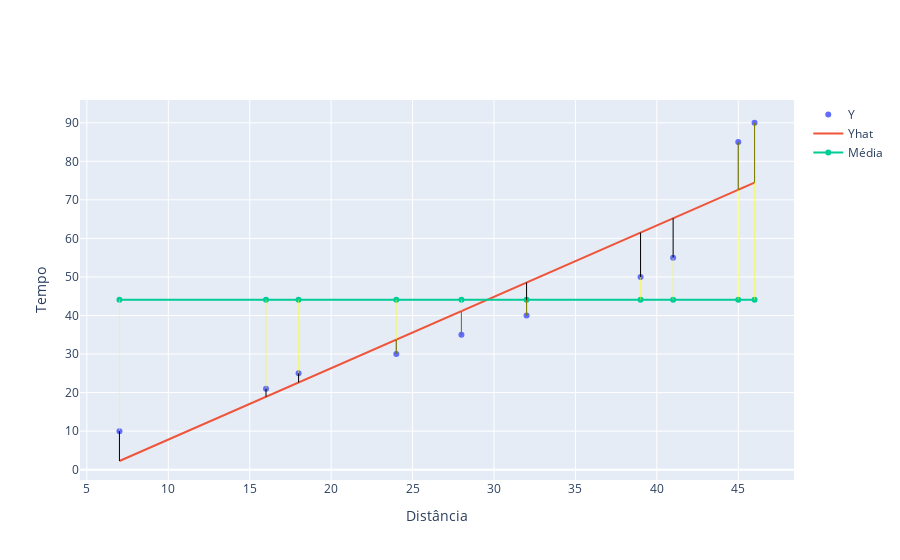

Write notebook code for a chart like this one.
### Markdown cell above
R² - O **coeficiênte de ajuste R²** é um um coefiênte que descrever o quanto sua variável $Y_{i}$ é explicada pelo comportamento da suas variávels explicativas.
O R² pode variar entre 0 e 1, onde 1 seria uma correlação linear dos dados perfeita, tento então um modelo que passar perfeitamente por todos os pontos (uma correlação linear perfeita).

SQR - Soma dos quadrados da regressão
SQT - Soma total dos quadrados
SQU - Soma dos quadrados dos resíduos


$$R² = \frac{SQR}{SQR + SQU}$$

ou

$$R² = \frac{\sum\limits _{i=1}^{n} (\hat{Y_{i}} - \overline{Y})}{\sum\limits _{i = 1}^{n}(\hat{Y_{i}} - \overline{Y})^{2} + \sum\limits _{i = 1}^{n}(u_{i})^{2}}$$

### Code cell
data_x = data['Distância (X)']
data_y = data['Tempo (Y)']

figura = go.Figure()

figura.add_trace(go.Scatter(
    x = data_x,
    y = data_y,
    mode = 'markers',
    name = 'Y'
))

figura.add_trace(go.Scatter(
                            x = data_x, 
                            y = rlm.matriz['yhat'],
                            mode='lines',
                            name = 'Yhat'
                            )
                )

media = [rlm.matriz['yhat'].mean() for c in range(rlm.count)]

figura.add_trace(
    go.Line(
        x = data_x,
        y = media,
        name = 'Média'
    )
)

xVals = figura.data[0]['x']
errors = {}

for d in figura.data:
    errors[d['mode']] = d['y']

shapes = []

for i, x in enumerate(figura.data[0]['x']):
    shapes.append(go.layout.Shape(type = 'line',
                                    x0 = x,
                                    y0 = errors['markers'][i],
                                    x1 = x,
                                    y1 = errors['lines'][i],
                                    line = dict(color = 'black', width = 1),
                                    opacity = 1.0,
                                    layer = 'above'

                                )
                            )


for i, x in enumerate(figura.data[0]['x']):
    shapes.append(go.layout.Shape(type = 'line',
                                x0 = x,
                                y0 = errors['markers'][i],
                                x1 = x,
                                y1 = errors[None][i],
                                line = dict(color = 'yellow', width = 1),
                                opacity = 0.5,
                                layer = 'above'
                                
    ))


figura.update_layout(shapes = shapes)
figura.update_yaxes(title = 'Tempo')
figura.update_xaxes(title = 'Distância')
figura.show()

print(rlm.rSquared())

### Figure 1 — Plotly figure (JSON) as saved in the notebook; plotly's stock layout.template omitted (floating-point values rounded to 4 significant figures)
{"data": [{"mode": "markers", "name": "Y", "type": "scatter", "x": [45, 46, 16, 32, 39, 18, 7, 41, 28, 24], "y": [85, 90, 21, 40, 50, 25, 10, 55, 35, 30]}, {"mode": "lines", "name": "Yhat", "type": "scatter", "x": [45, 46, 16, 32, 39, 18, 7, 41, 28, 24], "y": [72.62, 74.47, 18.92, 48.54, 61.51, 22.62, 2.251, 65.21, 41.14, 33.73]}, {"name": "Média", "type": "scatter", "x": [45, 46, 16, 32, 39, 18, 7, 41, 28, 24], "y": [44.1, 44.1, 44.1, 44.1, 44.1, 44.1, 44.1, 44.1, 44.1, 44.1]}], "layout": {"shapes": [{"layer": "above", "line": {"color": "black", "width": 1}, "opacity": 1, "type": "line", "x0": 45, "x1": 45, "y0": 85, "y1": 72.62}, {"layer": "above", "line": {"color": "black", "width": 1}, "opacity": 1, "type": "line", "x0": 46, "x1": 46, "y0": 90, "y1": 74.47}, {"layer": "above", "line": {"color": "black", "width": 1}, "opacity": 1, "type": "line", "x0": 16, "x1": 16, "y0": 21, "y1": 18.92}, {"layer": "above", "line": {"color": "black", "width": 1}, "opacity": 1, "type": "line", "x0": 32, "x1": 32, "y0": 40, "y1": 48.54}, {"layer": "above", "line": {"color": "black", "width": 1}, "opacity": 1, "type": "line", "x0": 39, "x1": 39, "y0": 50, "y1": 61.51}, {"layer": "above", "line": {"color": "black", "width": 1}, "opacity": 1, "type": "line", "x0": 18, "x1": 18, "y0": 25, "y1": 22.62}, {"layer": "above", "line": {"color": "black", "width": 1}, "opacity": 1, "type": "line", "x0": 7, "x1": 7, "y0": 10, "y1": 2.251}, {"layer": "above", "line": {"color": "black", "width": 1}, "opacity": 1, "type": "line", "x0": 41, "x1": 41, "y0": 55, "y1": 65.21}, {"layer": "above", "line": {"color": "black", "width": 1}, "opacity": 1, "type": "line", "x0": 28, "x1": 28, "y0": 35, "y1": 41.14}, {"layer": "above", "line": {"color": "black", "width": 1}, "opacity": 1, "type": "line", "x0": 24, "x1": 24, "y0": 30, "y1": 33.73}, {"layer": "above", "line": {"color": "yellow", "width": 1}, "opacity": 0.5, "type": "line", "x0": 45, "x1": 45, "y0": 85, "y1": 44.1}, {"layer": "above", "line": {"color": "yellow", "width": 1}, "opacity": 0.5, "type": "line", "x0": 46, "x1": 46, "y0": 90, "y1": 44.1}, {"layer": "above", "line": {"color": "yellow", "width": 1}, "opacity": 0.5, "type": "line", "x0": 16, "x1": 16, "y0": 21, "y1": 44.1}, {"layer": "above", "line": {"color": "yellow", "width": 1}, "opacity": 0.5, "type": "line", "x0": 32, "x1": 32, "y0": 40, "y1": 44.1}, {"layer": "above", "line": {"color": "yellow", "width": 1}, "opacity": 0.5, "type": "line", "x0": 39, "x1": 39, "y0": 50, "y1": 44.1}, {"layer": "above", "line": {"color": "yellow", "width": 1}, "opacity": 0.5, "type": "line", "x0": 18, "x1": 18, "y0": 25, "y1": 44.1}, {"layer": "above", "line": {"color": "yellow", "width": 1}, "opacity": 0.5, "type": "line", "x0": 7, "x1": 7, "y0": 10, "y1": 44.1}, {"layer": "above", "line": {"color": "yellow", "width": 1}, "opacity": 0.5, "type": "line", "x0": 41, "x1": 41, "y0": 55, "y1": 44.1}, {"layer": "above", "line": {"color": "yellow", "width": 1}, "opacity": 0.5, "type": "line", "x0": 28, "x1": 28, "y0": 35, "y1": 44.1}, {"layer": "above", "line": {"color": "yellow", "width": 1}, "opacity": 0.5, "type": "line", "x0": 24, "x1": 24, "y0": 30, "y1": 44.1}], "xaxis": {"title": {"text": "Distância"}}, "yaxis": {"title": {"text": "Tempo"}}}}
